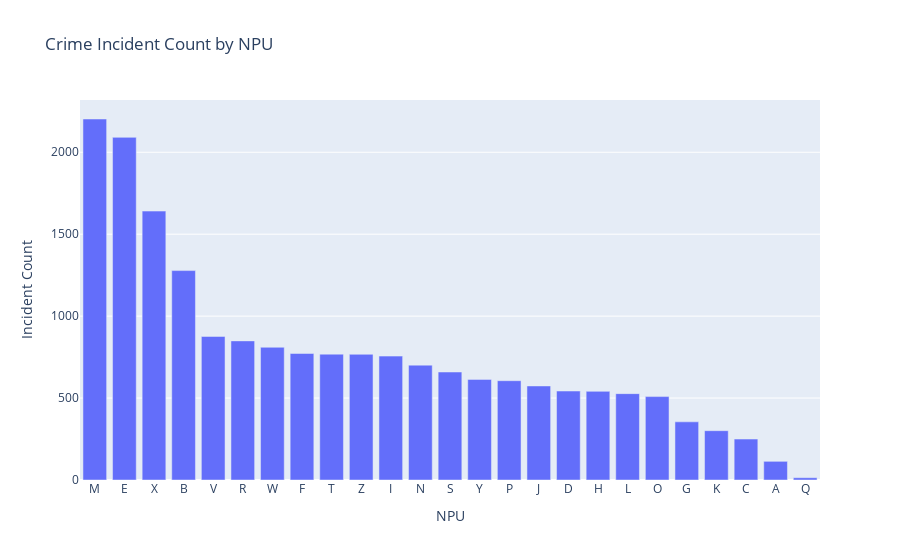
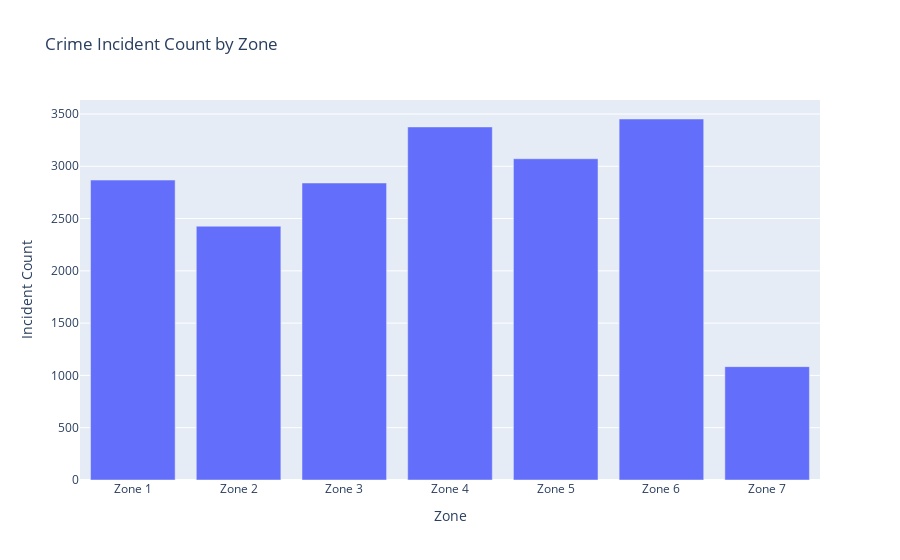
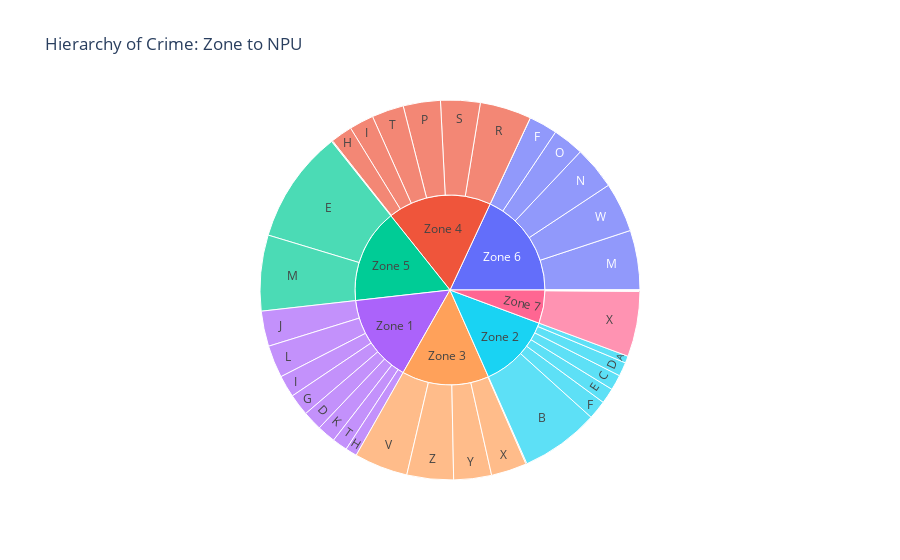

Notebook source saved alongside these figures, in order:
### Code cell
import plotly.express as px
import pandas as pd
from rich.console import Console

# --- 0. Setup ---
console = Console()

# This is the final, fully-enriched file you created
final_csv_path = "/workspaces/campus-burglary-risk-prediction/data/november_eda/pina_cleaned/current/cleaned_full_atl_v8.csv"

# --- 1. Load the final dataset ---
console.print(f"Loading final data from [cyan]{final_csv_path}[/cyan]...", style="bold blue")
try:
    df = pd.read_csv(final_csv_path)
except FileNotFoundError:
    console.print(f"Error: File not found at {final_csv_path}", style="bold red")
    console.print("Please ensure you have run the NPU join script.", style="dim")
    exit()

# --- 2. Bar Chart: Crime by NPU ---
console.print("Generating NPU bar chart...", style="bold blue")
# Get counts (ignoring NaNs, which are non-Atlanta locations)
npu_counts = df['npu_label'].dropna().value_counts().reset_index()
npu_counts.columns = ['npu_label', 'count']

fig_npu = px.bar(
    npu_counts.sort_values('count', ascending=False), 
    x='npu_label', 
    y='count',
    title='Crime Incident Count by NPU',
    labels={'npu_label': 'NPU', 'count': 'Incident Count'}
)
fig_npu.show()

# --- 3. Bar Chart: Crime by Zone ---
console.print("Generating Zone bar chart...", style="bold blue")
# Get counts (no NaNs left in this column)
zone_counts = df['Zone_int_cleaned'].value_counts().reset_index()
zone_counts.columns = ['Zone_int_cleaned', 'count']
# Convert zones to string labels for better plotting
zone_counts['Zone_int_cleaned'] = 'Zone ' + zone_counts['Zone_int_cleaned'].astype(int).astype(str)

fig_zone = px.bar(
    zone_counts.sort_values('Zone_int_cleaned'), 
    x='Zone_int_cleaned', 
    y='count',
    title='Crime Incident Count by Zone',
    labels={'Zone_int_cleaned': 'Zone', 'count': 'Incident Count'}
)
fig_zone.show()

# --- 4. Sunburst: Zone -> NPU Hierarchy ---
console.print("Generating Zone/NPU Sunburst chart...", style="bold blue")
# Drop all rows that don't have *both* a Zone and NPU
df_for_sunburst = df.dropna(subset=['Zone_int_cleaned', 'npu_label'])

# Convert zone to a string label
df_for_sunburst['Zone_int_cleaned'] = 'Zone ' + df_for_sunburst['Zone_int_cleaned'].astype(int).astype(str)

fig_sunburst = px.sunburst(
    df_for_sunburst, 
    path=['Zone_int_cleaned', 'npu_label'], # Define the hierarchy
    title='Hierarchy of Crime: Zone to NPU'
)
fig_sunburst.show()

console.print("All visualizations generated.", style="bold green")

### Figure 1 — Plotly figure (JSON) as saved in the notebook; plotly's stock layout.template omitted (floating-point values rounded to 4 significant figures)
{"data": [{"hovertemplate": "NPU=%{x}<br>Incident Count=%{y}<extra></extra>", "legendgroup": "", "marker": {"color": "#636efa", "pattern": {"shape": ""}}, "name": "", "orientation": "v", "showlegend": false, "textposition": "auto", "type": "bar", "x": ["M", "E", "X", "B", "V", "R", "W", "F", "T", "Z", "I", "N", "S", "Y", "P", "J", "D", "H", "L", "O", "G", "K", "C", "A", "Q"], "xaxis": "x", "y": [2203, 2091, 1641, 1278, 876, 849, 810, 772, 768, 767, 756, 701, 659, 614, 606, 574, 543, 541, 527, 509, 355, 301, 250, 114, 14], "yaxis": "y"}], "layout": {"barmode": "relative", "legend": {"tracegroupgap": 0}, "title": {"text": "Crime Incident Count by NPU"}, "xaxis": {"anchor": "y", "domain": [0, 1], "title": {"text": "NPU"}}, "yaxis": {"anchor": "x", "domain": [0, 1], "title": {"text": "Incident Count"}}}}

### Figure 2 — Plotly figure (JSON) as saved in the notebook; plotly's stock layout.template omitted (floating-point values rounded to 4 significant figures)
{"data": [{"hovertemplate": "Zone=%{x}<br>Incident Count=%{y}<extra></extra>", "legendgroup": "", "marker": {"color": "#636efa", "pattern": {"shape": ""}}, "name": "", "orientation": "v", "showlegend": false, "textposition": "auto", "type": "bar", "x": ["Zone 1", "Zone 2", "Zone 3", "Zone 4", "Zone 5", "Zone 6", "Zone 7"], "xaxis": "x", "y": [2868, 2427, 2840, 3376, 3072, 3452, 1084], "yaxis": "y"}], "layout": {"barmode": "relative", "legend": {"tracegroupgap": 0}, "title": {"text": "Crime Incident Count by Zone"}, "xaxis": {"anchor": "y", "domain": [0, 1], "title": {"text": "Zone"}}, "yaxis": {"anchor": "x", "domain": [0, 1], "title": {"text": "Incident Count"}}}}

### Figure 3 — Plotly figure (JSON) as saved in the notebook; plotly's stock layout.template omitted (floating-point values rounded to 4 significant figures)
{"data": [{"branchvalues": "total", "domain": {"x": [0, 1], "y": [0, 1]}, "hovertemplate": "labels=%{label}<br>count=%{value}<br>parent=%{parent}<br>id=%{id}<extra></extra>", "ids": ["Zone 2/F", "Zone 1/K", "Zone 5/M", "Zone 5/E", "Zone 6/W", "Zone 2/B", "Zone 4/T", "Zone 2/E", "Zone 3/X", "Zone 4/S", "Zone 6/O", "Zone 4/H", "Zone 1/G", "Zone 4/I", "Zone 6/M", "Zone 4/R", "Zone 1/H", "Zone 6/F", "Zone 6/N", "Zone 2/D", "Zone 1/D", "Zone 3/Y", "Zone 1/I", "Zone 3/Z", "Zone 7/X", "Zone 3/V", "Zone 2/A", "Zone 1/L", "Zone 1/J", "Zone 4/P", "Zone 2/C", "Zone 1/T", "Zone 3/S", "Zone 7/Z", "Zone 4/V", "Zone 4/Q", "Zone 7/R", "Zone 7/P", "Zone 6/E", "Zone 7/W", "Zone 4/O", "Zone 2", "Zone 1", "Zone 5", "Zone 6", "Zone 4", "Zone 3", "Zone 7"], "labels": ["F", "K", "M", "E", "W", "B", "T", "E", "X", "S", "O", "H", "G", "I", "M", "R", "H", "F", "N", "D", "D", "Y", "I", "Z", "X", "V", "A", "L", "J", "P", "C", "T", "S", "Z", "V", "Q", "R", "P", "E", "W", "O", "Zone 2", "Zone 1", "Zone 5", "Zone 6", "Zone 4", "Zone 3", "Zone 7"], "name": "", "parents": ["Zone 2", "Zone 1", "Zone 5", "Zone 5", "Zone 6", "Zone 2", "Zone 4", "Zone 2", "Zone 3", "Zone 4", "Zone 6", "Zone 4", "Zone 1", "Zone 4", "Zone 6", "Zone 4", "Zone 1", "Zone 6", "Zone 6", "Zone 2", "Zone 1", "Zone 3", "Zone 1", "Zone 3", "Zone 7", "Zone 3", "Zone 2", "Zone 1", "Zone 1", "Zone 4", "Zone 2", "Zone 1", "Zone 3", "Zone 7", "Zone 4", "Zone 4", "Zone 7", "Zone 7", "Zone 6", "Zone 7", "Zone 4", "", "", "", "", "", "", ""], "type": "sunburst", "values": [308, 301, 1233, 1839, 808, 1278, 520, 251, 580, 643, 508, 353, 355, 398, 970, 838, 188, 464, 701, 226, 317, 614, 358, 758, 1061, 872, 114, 527, 574, 605, 250, 248, 16, 9, 4, 14, 11, 1, 1, 2, 1, 2427, 2868, 3072, 3452, 3376, 2840, 1084]}], "layout": {"legend": {"tracegroupgap": 0}, "title": {"text": "Hierarchy of Crime: Zone to NPU"}}}
